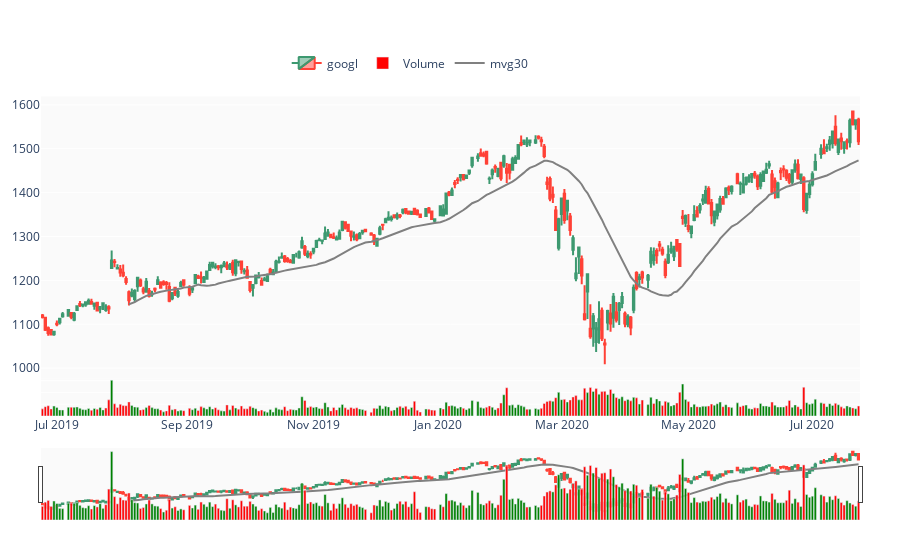

Notebook code for this chart:
### Code cell
pp.remove_line('mvg10')
pp.remove_subplot('macd')
pp.show()

### Figure 1 — Plotly figure (JSON) as saved in the notebook; plotly's stock layout.template omitted (floating-point values rounded to 4 significant figures; data arrays with more than 128 entries replaced by an {"elided": "..."} marker saying what was removed)
{"data": [{"close": {"elided": "274 float values"}, "high": {"elided": "274 float values"}, "low": {"elided": "274 float values"}, "name": "googl", "open": {"elided": "274 float values"}, "type": "candlestick", "x": {"elided": "274 str values"}, "yaxis": "y"}, {"marker": {"color": {"elided": "274 str values"}}, "name": "Volume", "type": "bar", "x": {"elided": "274 str values"}, "y": {"elided": "274 int values"}, "yaxis": "y2"}, {"line": {"color": "grey"}, "mode": "lines", "name": "mvg30", "showlegend": true, "type": "scatter", "x": {"elided": "274 str values"}, "y": {"elided": "274 float values"}, "yaxis": "y"}], "layout": {"legend": {"orientation": "h", "x": 0.3, "y": 0.9, "yanchor": "bottom"}, "margin": {"b": 40, "l": 40, "r": 40, "t": 40}, "plot_bgcolor": "rgb(250, 250, 250)", "xaxis": {"anchor": "y2", "rangebreaks": [{"bounds": ["sat", "mon"]}, {"values": ["2015-12-25", "2016-01-01"]}], "rangeselector": {"visible": true}}, "yaxis": {"domain": [0.1, 0.85], "showticklabels": true}, "yaxis2": {"domain": [0, 0.1], "showticklabels": false}}}
